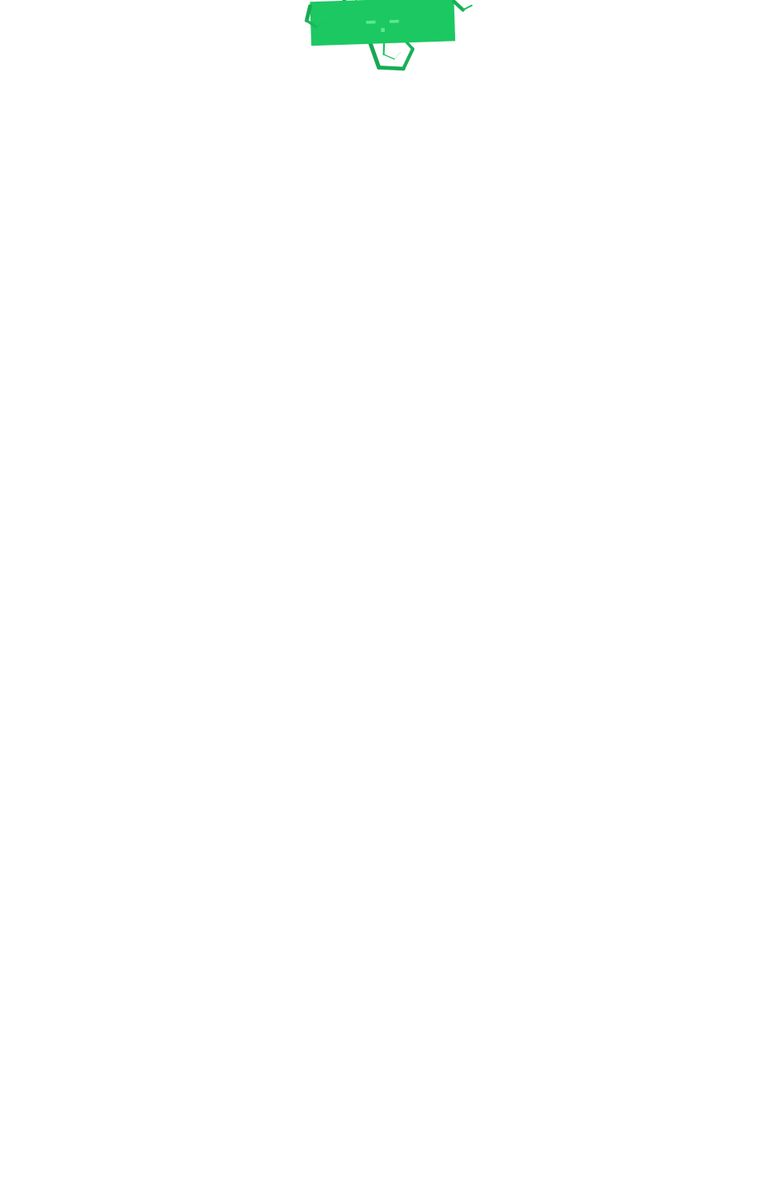
Frame 1 (no input)
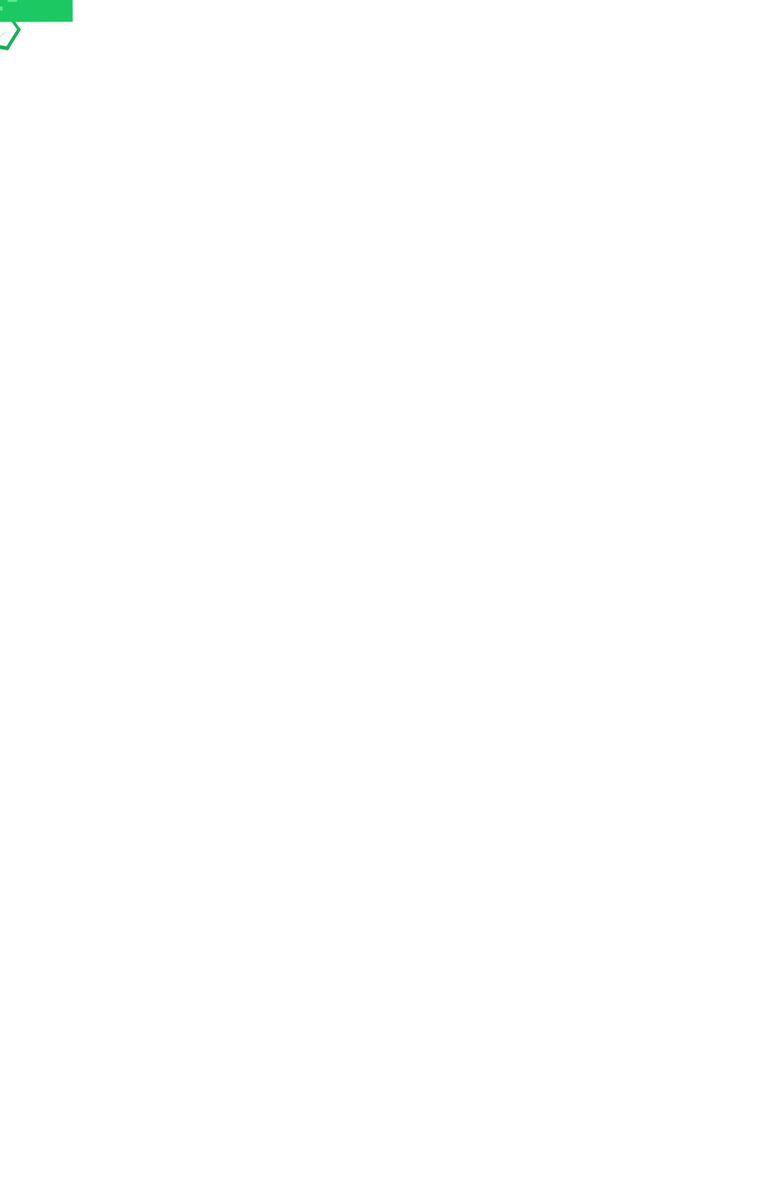
Frame 60 (no input)
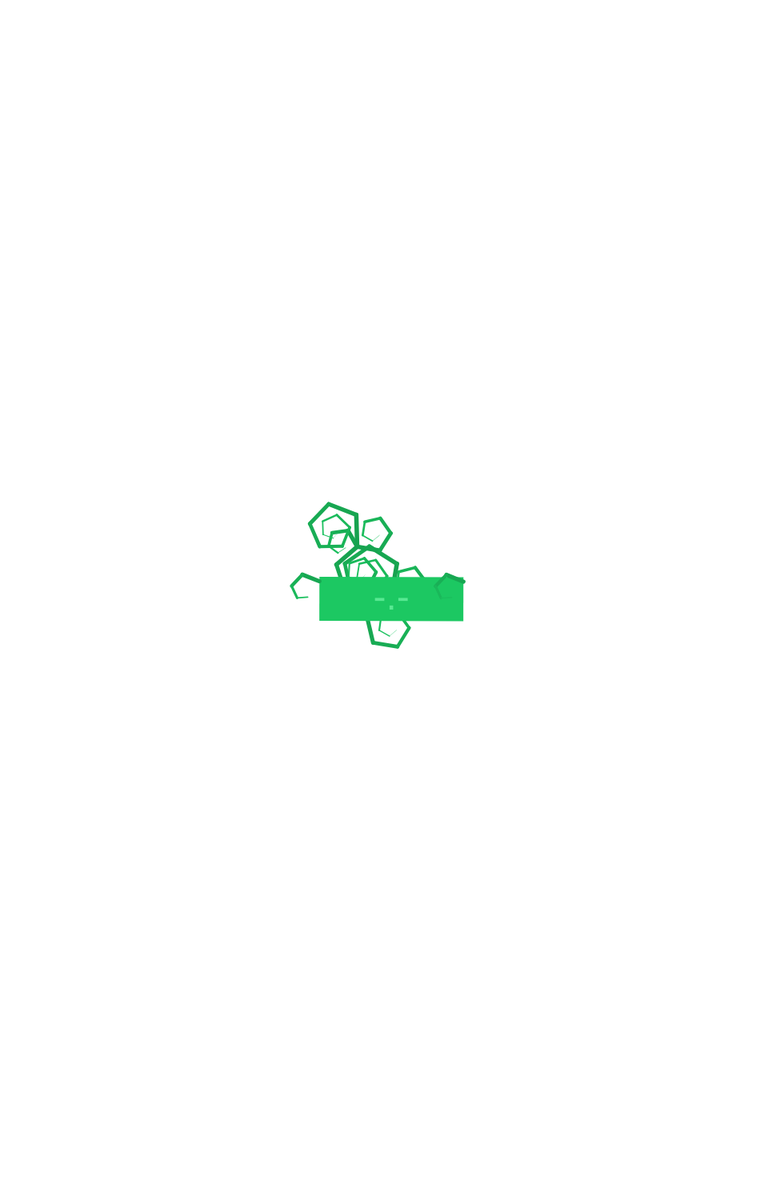
Frame 120 (the mouse pressed at the canvas centre since frame 60)

The p5.js sketch that drew these frames (run headless with seeded random() and noise() and a simulated clock; from frame 60 on, the mouse is pressed at the canvas centre):

// p5.js sketch
// ── sketch.js
let fernInstances = [];
let armFerns = [];
let BUTTON_RECT;
let currentFernConfig;
let headX = 0;
let headY = 0;
let headDX = 0;
let headDY = 0;
let headAngle = 0;
let headAngleVel = 0;
let maxFerns = 0;

function setup() {
  createCanvas(980, 1500);
  colorMode(HSL, 360, 100, 100, 1);
  BUTTON_RECT = { x: (width - 220) / 2, y: 0, w: 180, h: 55, r: 0 };
  headX = width * 0.5;
  headY = BUTTON_RECT.y + BUTTON_RECT.h / 2;
  createRandomFern();
}

function createRandomFern() {
  let frondCount = floor(random(1, 6));
  let segmentSize = random(0.9, 2.2);
  let insideDiameter = random(0, 10);
  let strokeMax = random(4, 20);
  let frondFade = 14 - strokeMax/2;
  let hue = random(80, 160);
  let saturation = random(65, 100);
  let lightness = random(35, 75);
  let fernColorHSL = [hue, saturation, lightness];
  let baseCurls = random(3, 10);
  let scale2 = random(2, 4);
  maxFerns = 16 - scale2*2.5

  currentFernConfig = {
    frondCount,
    insideDiameter,
    segmentSize,
    strokeMax,
    frondFade,
    baseCurls,
    fernColorHSL,
    scale2
  };

  // Store current fern parameters for reuse
  currentFernParams = {
    frondCount,
    segmentSize,
    insideDiameter,
    strokeMax,
    frondFade,
    fernColorHSL,
    baseCurls,
    scale2
  };

  fernInstances = [
    new Fern(
      headX || width * 0.5,
      headY || height * 0.4,
      frondCount,
      insideDiameter,
      segmentSize,
      strokeMax,
      frondFade,
      baseCurls,
      fernColorHSL,
      scale2,
      0
    )
  ];

  let armPositions = getArmFernPositions();
  armFerns = [
    new Fern(
      armPositions.leftX,
      armPositions.leftY,
      1,
      insideDiameter,
      segmentSize,
      strokeMax,
      frondFade,
      baseCurls,
      fernColorHSL,
      scale2,
      0
    ),
    new Fern(
      armPositions.rightX,
      armPositions.rightY,
      1,
      insideDiameter,
      segmentSize,
      strokeMax,
      frondFade,
      baseCurls,
      fernColorHSL,
      scale2,
      0
    )
  ];
}

function createFollowerFern() {
  if (!currentFernConfig || !fernInstances.length) return;

  let leader = fernInstances[fernInstances.length - 1];
  let followerScale2 = leader.scale2 * 0.9;
  let followerBaseCurls = leader.baseCurls + 0.3;
  fernInstances.push(
    new Fern(
      leader.x,
      leader.y,
      currentFernConfig.frondCount,
      currentFernConfig.insideDiameter,
      currentFernConfig.segmentSize,
      currentFernConfig.strokeMax,
      currentFernConfig.frondFade,
      followerBaseCurls,
      currentFernConfig.fernColorHSL,
      followerScale2,
      0
    )
  );
}

class Fern {
  constructor(
    x,
    y,
    frondCount,
    insideDiameter,
    segmentSize,
    strokeMax,
    frondFade,
    baseCurls,
    colorHSL,
    scale2,
    invertDependency = false
  ) {
    this.x = x;
    this.y = y;
    this.dx = 0;
    this.dy = 0;
    this.fronds = [];
    this.invertDependency = invertDependency;
    this.colorHSL = colorHSL;
    this.scale2 = scale2;
    this.baseCurls = baseCurls;

    let spacing = TWO_PI / frondCount;
    for (let i = 0; i < frondCount; i++) {
      let curls = baseCurls + i * spacing;
      this.fronds.push(
        new Frond(
          x,
          y,
          insideDiameter,
          segmentSize,
          strokeMax,
          frondFade,
          curls,
          this.colorHSL,
          this.invertDependency
        )
      );
    }
  }

  setPosition(x, y) {
    this.x = x;
    this.y = y;
    this.dx = 0;
    this.dy = 0;
    for (let frond of this.fronds) {
      frond.x = this.x;
      frond.y = this.y;
    }
  }

  update(mx, my) {
    // Scale motion to frame time (assuming 60fps baseline).
    let dt = min(deltaTime, 100) / 16.6667;
    let ax = (mx - this.x) * 0.02;
    let ay = (my - this.y) * 0.02;
    let damping = pow(0.77, dt);
    this.dx = (this.dx + ax * dt) * damping;
    this.dy = (this.dy + ay * dt) * damping;
    this.x += this.dx * dt;
    this.y += this.dy * dt;

    for (let frond of this.fronds) {
      frond.x = this.x;
      frond.y = this.y;
    }
  }

  draw(mx, my, maxDist) {
    for (let frond of this.fronds) {
      frond.draw(this.scale2, mx, my, maxDist);
    }
  }
}

class Frond {
  constructor(
    x,
    y,
    insideDiameter,
    segmentSize,
    strokeMax,
    frondFade,
    curls,
    colorHSL,
    invertDependency = false
  ) {
    this.x = x;
    this.y = y;
    this.insideDiameter = insideDiameter;
    this.segmentSize = segmentSize;
    this.strokeMax = strokeMax;
    this.frondFade = frondFade;
    this.curls = curls;
    this.invertDependency = invertDependency;
    this.colorHSL = colorHSL;
  }

  draw(scale2, mx, my, maxDist) {
    let end = 0;
    let distanceFromBase = dist(mx, my, this.x, this.y);
    let t = constrain(distanceFromBase / maxDist, 0, 1);
    let lerpT = this.invertDependency ? 1 - t : t;
    let curlsAdjusted = lerp(this.curls * 1.5, this.curls * 0.5, lerpT);

    let baseR = this.insideDiameter + curlsAdjusted * scale2;
    let baseX = baseR * cos(curlsAdjusted);
    let baseY = baseR * sin(curlsAdjusted);

    push();
    translate(this.x - baseX, this.y - baseY);
    noFill();
    let prevX, prevY;
    for (let a = curlsAdjusted; a > end; a -= this.segmentSize) {
      let r = this.insideDiameter + a * scale2;
      let x = r * cos(a);
      let y = r * sin(a);

      let segT = map(a, end, curlsAdjusted, 0, 1);
      let sw = map(a, end, curlsAdjusted, 0, this.strokeMax) * lerp(1, 0.6, segT);
      if (this.colorHSL && this.colorHSL.length >= 3) {
        let baseLight = this.colorHSL[2];
        let baseAlpha = this.colorHSL.length > 3 ? this.colorHSL[3] : 1;
        let segLight = constrain(baseLight - segT * this.frondFade, 0, 100);
        stroke(this.colorHSL[0], this.colorHSL[1], segLight, baseAlpha);
      }
      strokeWeight(sw);

      if (prevX !== undefined) {
        line(prevX, prevY, x, y);
      }
      prevX = x;
      prevY = y;
    }
    pop();
  }
}

function draw() {
  background(255);

  noFill();

  let maxDist = min(width, height) * 0.75;

  updateHead(mouseX, mouseY);
  BUTTON_RECT.x = headX - BUTTON_RECT.w / 2;
  BUTTON_RECT.y = headY - BUTTON_RECT.h / 2;

  let sideOffset = 10;
  if (armFerns.length >= 2) {
    let armPositions = getArmFernPositions();
    armFerns[0].setPosition(armPositions.leftX, armPositions.leftY);
    armFerns[1].setPosition(armPositions.rightX, armPositions.rightY);
  }

  for (let i = 0; i < fernInstances.length; i++) {
    let fern = fernInstances[i];
    let targetX = headX;
    let targetY = headY;
    if (i !== 0) {
      let leader = fernInstances[i - 1];
      let dx = fern.x - leader.x;
      let dy = fern.y - leader.y;
      let distToLeader = sqrt(dx * dx + dy * dy);
      let desired = 10 * (leader.scale2 || 1);
      if (distToLeader > 0.001) {
        targetX = leader.x + (dx / distToLeader) * desired;
        targetY = leader.y + (dy / distToLeader) * desired;
      } else {
        targetX = fern.x;
        targetY = fern.y;
      }
    }
    fern.update(targetX, targetY);
    fern.draw(targetX, targetY, maxDist);
  }

  drawFernButton(headAngle);
  //drawDebugInfo();

  for (let fern of armFerns) {
    fern.draw(mouseX, mouseY, maxDist);
  }
}

function updateHead(mx, my) {
  let dt = min(deltaTime, 100) / 16.6667;
  let ax = (mx - headX) * 0.03;
  let ay = (my - headY) * 0.03;
  let damping = pow(0.8, dt);
  headDX = (headDX + ax * dt) * damping;
  headDY = (headDY + ay * dt) * damping;
  headX += headDX * dt;
  headY += headDY * dt;

  let targetAngle = constrain(headDX * 0.02, -0.35, 0.35);
  headAngleVel = (headAngleVel + (targetAngle - headAngle) * 0.2 * dt) * pow(0.7, dt);
  headAngle += headAngleVel * dt;
}

function getArmFernPositions() {
  let armYOffset = BUTTON_RECT.h * 0.4;
  let armSpread = BUTTON_RECT.w * 0.5;
  let cosA = cos(headAngle);
  let sinA = sin(headAngle);
  let topX = headX + sinA * armYOffset;
  let topY = headY - cosA * armYOffset;
  return {
    leftX: topX - armSpread * cosA,
    leftY: topY - armSpread * sinA,
    rightX: topX + armSpread * cosA,
    rightY: topY + armSpread * sinA
  };
}

let eyeArray = "@#^*-+=07QQWTYUIO7AHXV<>~:x"
let mouthArray = "-__wov<>,..!"
let buttonEyes = "-";
let buttonMouth = ".";
let buttonText = "-.-";
let lastWillResetNext = false;
function drawFernButton(angle = 0) {
  updateButtonFace();
  let buttonColor = getCurrentFernColor();
  push();
  noStroke();
  translate(headX, headY);
  rotate(angle);
  translate(-BUTTON_RECT.w / 2, -BUTTON_RECT.h / 2);
  if (buttonColor) {
    fill(
      buttonColor[0],
      buttonColor[1],
      buttonColor[2],
      buttonColor.length > 3 ? buttonColor[3] : 1
    );
  }
  rect(0, 0, BUTTON_RECT.w, BUTTON_RECT.h, BUTTON_RECT.r);

  let l = buttonColor ? constrain(buttonColor[2] + (buttonColor[2] > 55 ? -18 : 18), 0, 100) : 20;
  fill(buttonColor ? buttonColor[0] : 0, buttonColor ? buttonColor[1] : 0, l, buttonColor?.[3] ?? 1);
  textAlign(CENTER, CENTER);
  textSize(48);
  text(buttonText, BUTTON_RECT.w / 2, BUTTON_RECT.h / 2);
  pop();
}

function getCurrentFernColor() {
  if (fernInstances.length && fernInstances[0].colorHSL) {
    return fernInstances[0].colorHSL;
  }
  return null;
}

function mousePressed() {
  if (fernInstances.length >= maxFerns) {
    createRandomFern();
    randomizeButtonFace();
  } else {
    createFollowerFern();
  }
}

function isOverButton(mx, my) {
  return (
    mx >= BUTTON_RECT.x && mx <= BUTTON_RECT.x + BUTTON_RECT.w &&
    my >= BUTTON_RECT.y && my <= BUTTON_RECT.y + BUTTON_RECT.h
  );
}

function drawDebugInfo() {
  let baseCurls = currentFernConfig ? currentFernConfig.baseCurls : null;
  push();
  textAlign(RIGHT, TOP);
  textSize(16);
  fill(0, 0, 0, 0.8);
  text(
    `baseCurls: ${baseCurls !== null ? formatPi(baseCurls) : "n/a"}`,
    width - 20,
    20
  );
  text(`maxFerns: ${maxFerns}`, width - 20, 40);
  pop();
}

function formatPi(value) {
  let k = floor(value / PI);
  let remainder = value - k * PI;
  return `${k}PI+${remainder.toFixed(2)}`;
}

function randomizeButtonFace() {
  buttonEyes = eyeArray[floor(random(eyeArray.length))];
  buttonMouth = mouthArray[floor(random(mouthArray.length))];
  buttonText = `${buttonEyes}${buttonMouth}${buttonEyes}`;
}

function updateButtonFace() {
  let willResetNext = fernInstances.length >= maxFerns;
  if (willResetNext && !lastWillResetNext) {
    let nextMouth = mouthArray[floor(random(mouthArray.length))];
    if (nextMouth === buttonMouth && mouthArray.length > 1) {
      nextMouth = mouthArray[(mouthArray.indexOf(nextMouth) + 1) % mouthArray.length];
    }
    buttonMouth = nextMouth;
    buttonText = `${buttonEyes}${buttonMouth}${buttonEyes}`;
  }
  lastWillResetNext = willResetNext;
}
//ideas:
// add successive buttons to lock/pulsate the parameters
// tie emoji's to actual properties
